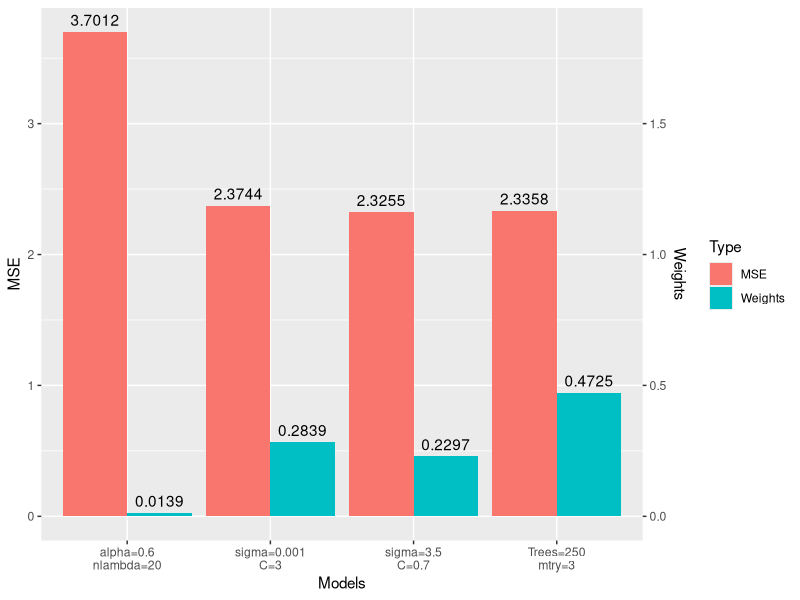

Recreate this plot in R.
library(ggplot2)
library(tidyr)
library(dplyr)
library(RColorBrewer)

sl_cup_2_best=read.csv("./SL_finali/sl_cup_2_best.csv")

DF = data.frame(Models=c("Trees=250\nmtry=3","sigma=0.001\nC=3","sigma=3.5\nC=0.7","alpha=0.6\nnlambda=20"),
                MSE=sl_cup_2_best$sl_cup_2_best.cvRisk[sl_cup_2_best$sl_cup_2_best.coef>0],
                Weights=sl_cup_2_best$sl_cup_2_best.coef[sl_cup_2_best$sl_cup_2_best.coef>0])

DFlong <- DF |> pivot_longer(cols = -Models,names_to = "Type") |> 
  mutate(scaled_value=ifelse(Type=="MSE",value,value*2))
#head(DFlong)
ggplot(DFlong,aes(x=Models, y = scaled_value, fill= Type)) + 
  geom_col(position="dodge") +
  geom_text(aes(label = round(value,4)), vjust = -0.5,
            position = position_dodge(width = 0.9))+
  scale_y_continuous(sec.axis = sec_axis(~(./2), name = "Weights")) +
  labs(y="MSE")
